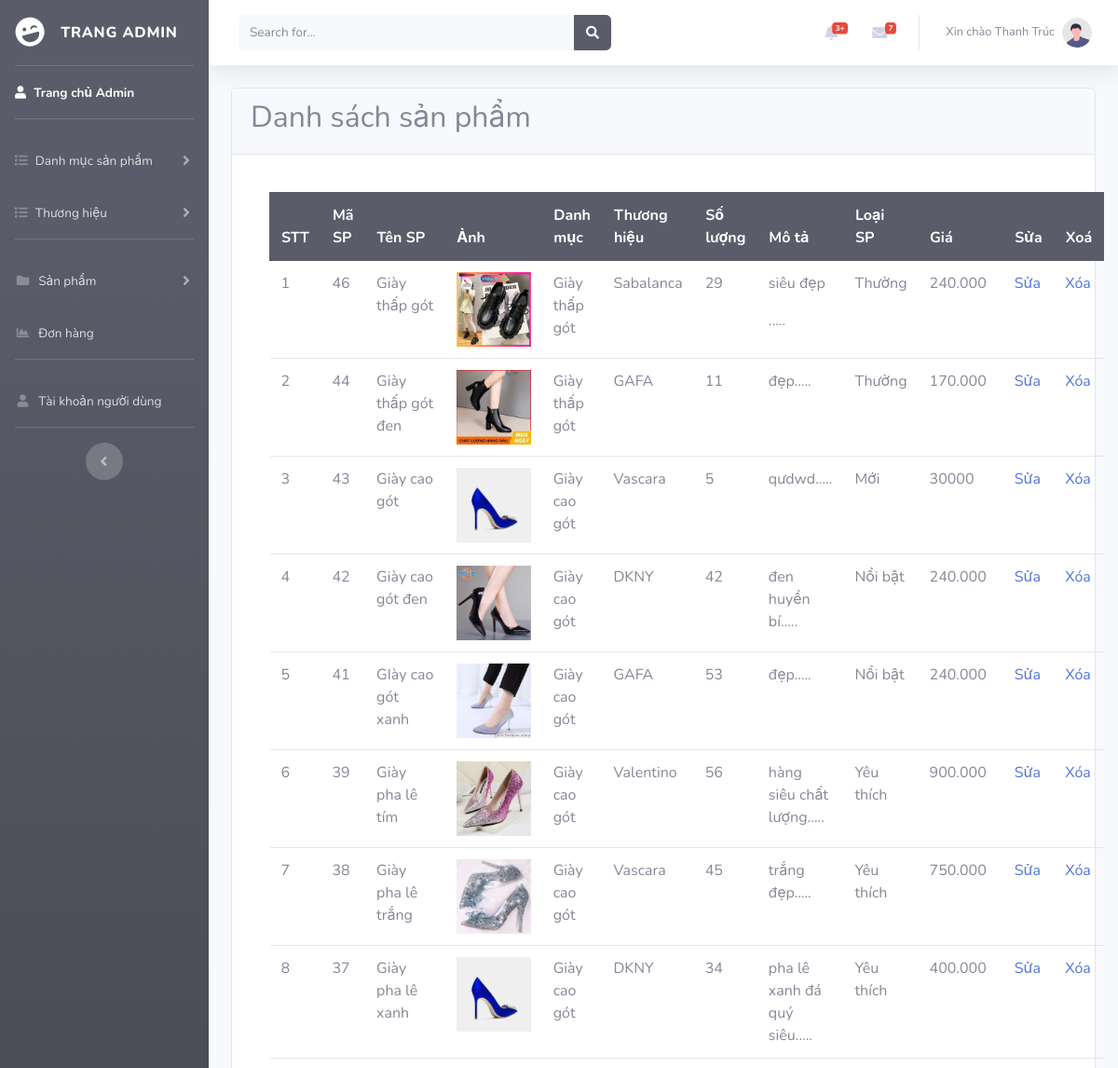
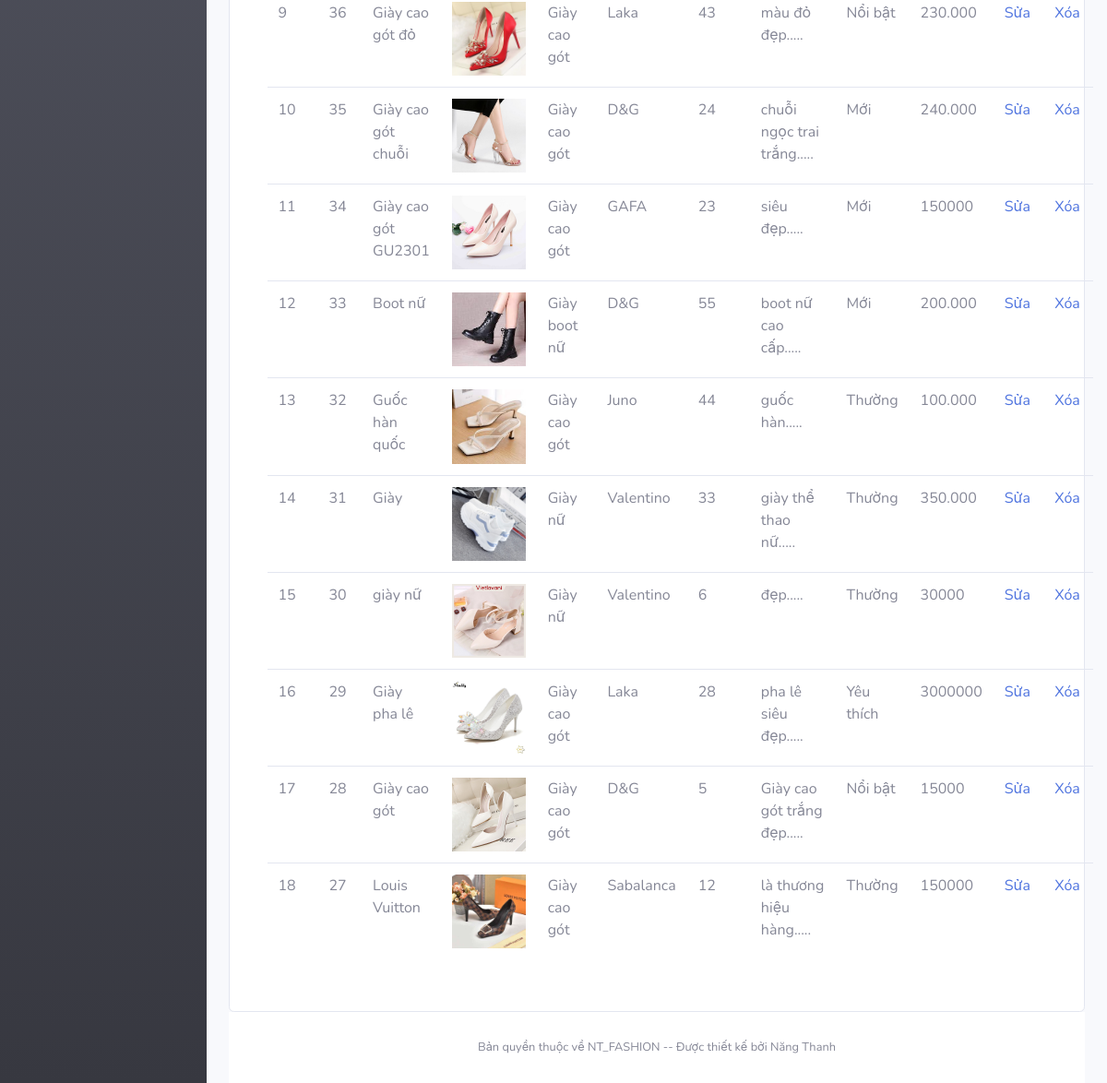
Screenshot of /admin/productlist.php (signed in) with the database file from the repository (2 pictures, top to bottom).
### tables this page shows
CREATE TABLE `t_product` (
  `id_product` int(10) UNSIGNED NOT NULL,
  `name_product` varchar(255) NOT NULL,
  `quantity_product` varchar(50) NOT NULL,
  `id_cat` int(10) UNSIGNED NOT NULL,
  `id_brand` int(10) UNSIGNED NOT NULL,
  `desc_product` text NOT NULL,
  `type` int(10) NOT NULL,
  `price` varchar(255) NOT NULL,
  `image` varchar(255) NOT NULL
);

CREATE TABLE `t_category` (
  `id_cat` int(10) UNSIGNED NOT NULL,
  `name_cat` varchar(255) NOT NULL
);

CREATE TABLE `t_brand` (
  `id_brand` int(10) UNSIGNED NOT NULL,
  `name_brand` varchar(255) NOT NULL
);

### lib/session.php (called while the page is built, shortened)
<?php
class Session{
 public static function get($key){
    if (isset($_SESSION[$key])) {
     return $_SESSION[$key];
    } else {
     return false;
    }
 }
}

### lib/database.php (called while the page is built, shortened)
<?php
class Database
{
    public $host = dbhost;
    public $user = dbuser;
    public $pass = dbpass;
    public $dbname = dbname;
    public $link;
    private function connectDB()
    {
        $this->link = new mysqli(
            $this->host,
            $this->user,
            $this->pass,
            $this->dbname
        );
    }
    public function select($query)
    {
        $result = $this->link->query($query) or
            die($this->link->error . __LINE__);
        if ($result->num_rows > 0) {
            return $result;
        } else {
            return false;
        }
    }
}

### classes/product.php (called while the page is built, shortened)
<?php
$filepath = realpath(dirname(__FILE__));
include_once($filepath . '/../lib/database.php');
include_once($filepath . '/../helpers/format.php');
?>
<?php
class Product
{
    private $db;
    public function __construct()
    {
        $this->db = new Database();
    }
    public function show_product()
    {
        $query = "SELECT t_product.*, t_category.name_cat, t_brand.name_brand FROM t_product
        INNER JOIN t_category ON t_product.id_cat = t_category.id_cat
        INNER JOIN t_brand ON t_product.id_brand = t_brand.id_brand
         order by t_product.id_product DESC";
        $result = $this->db->select($query);
        return $result;
    }
}
?>

### helpers/format.php (called while the page is built, shortened)
<?php
class Format
{
    public function textShorten($text, $limit = 400)
    {
        $text = $text . " ";
        $text = substr($text, 0, $limit);
        $text = substr($text, 0, strrpos($text, ' '));
        $text = $text . ".....";
        return $text;
    }
}

### admin/productlist.php (the view, shortened to what this page needs)
<?php
include('./inc/header.php');
include('../classes/product.php');
include_once('../helpers/format.php');
?>
<?php
$fm = new Format();
$product = new Product();
?>
<div class="container-fluid">
    <div class="card">
        <div class="card-header">
            <h2>Danh sách sản phẩm</h2>
        </div>
        <div class="card-body">
            <form action="productlist.php" method="POST">
                <div class="card-body">
                    <table class="table">
                        <thead class="thead-dark">
                            <tr>
                                <th class="bg-dark border border-dark">STT</th>
                                <th class="bg-dark border border-dark">Mã SP</th>
                                <th class="bg-dark border border-dark">Tên SP</th>
                                <th class="bg-dark border border-dark">Ảnh</th>
                                <th class="bg-dark border border-dark">Danh mục</th>
                                <th class="bg-dark border border-dark">Thương hiệu</th>
                                <th class="bg-dark border border-dark">Số lượng</th>
                                <th class="bg-dark border border-dark">Mô tả</th>
                                <th class="bg-dark border border-dark">Loại SP</th>
                                <th class="bg-dark border border-dark">Giá</th>
                                <th class="bg-dark border border-dark">Sửa</th>
                                <th class="bg-dark border border-dark">Xoá</th>
                            </tr>
                        </thead>
                        <tbody>
                            <?php
                            $productlist = $product->show_product();
                            if ($productlist) {
                                $stt = 0;
                                while ($result = $productlist->fetch_assoc()) {
                                    $stt++;
                            ?>
                            <tr>
                                <td><?php echo $stt; ?></td>
                                <td><?php echo $result['id_product'] ?></td>
                                <td><?php echo $result['name_product'] ?></td>
                                <td><img src="uploadss/<?php echo $result['image'] ?>" width="80px"> </td>
                                <td><?php echo $result['name_cat'] ?></td>
                                <td><?php echo $result['name_brand'] ?></td>
                                <td><?php echo $result['quantity_product'] ?></td>
                                <td><?php echo $fm->textShorten($result['desc_product'],30)  ?></td>
                                <td>
                                    <?php
                                    if($result['type']==0){
                                        echo"Mới";
                                    }elseif($result['type']==1){
                                        echo"Nổi bật";
                                    }elseif($result['type']==2){
                                        echo"Yêu thích";
                                    }else
                                    {
                                        echo"Thường";
                                    }
                                    ?>
                                </td>
                                <td><?php echo $result['price'] ?></td>
                                <td>
                                    <a href="productedit.php?id_product=<?php echo $result['id_product'] ?>">Sửa</a>
                                </td>
                                <td>
                                    <a onclick="return deleteProduct('<?php echo $result['name_product'] ?>')"
                                        href="productlist.php?delid=<?php echo $result['id_product']; ?>">Xóa</a>
                                </td>
                            </tr>
                            <?php
                                }
                            }
                            ?>
                        </tbody>
                    </table>
                </div>
            </form>
        </div>
    </div>
    <?php include './inc/footer.php'; ?>

### admin/inc/header.php (shortened to what this page needs)
<?php
include('../lib/session.php');
?>
<!DOCTYPE html>
<html lang="en">
<head>
    <link href="vendor/fontawesome-free/css/all.min.css" rel="stylesheet" type="text/css">
    <link href="css/sb-admin-2.min.css" rel="stylesheet">
</head>
<body id="page-top">
    <div id="wrapper">
        <ul class="navbar-nav bg-gradient-dark sidebar sidebar-dark accordion" id="accordionSidebar">
            <a class="sidebar-brand d-flex align-items-center justify-content-center" href="index.php">
                <div class="sidebar-brand-icon rotate-n-15">
                    <i class="fas fa-laugh-wink"></i>
                </div>
                <div class="sidebar-brand-text mx-3">Trang ADMIN</div>
            </a>
            <hr class="sidebar-divider my-0">
            <li class="nav-item active">
                <a class="nav-link" href="index.php">
                    <i class="fas fa_fw fad fa-user"></i>
                    <span>Trang chủ Admin</span></a>
            </li>
            <hr class="sidebar-divider">
            <li class="nav-item">
                <a class="nav-link collapsed" href="#" data-toggle="collapse" data-target="#collapseTwo" aria-expanded="true" aria-controls="collapseTwo">
                    <i class="fas fa_fw fa-light fa-list"></i>
                    <span>Danh mục sản phẩm</span>
                </a>
            </li>
            <li class="nav-item">
                <a class="nav-link collapsed" href="#" data-toggle="collapse" data-target="#collapseUtilities" aria-expanded="true" aria-controls="collapseUtilities">
                    <i class="fas fa_fw fa-light fa-list"></i>
                    <span>Thương hiệu</span>
                </a>
            </li>
            <hr class="sidebar-divider">
            <li class="nav-item">
                <a class="nav-link collapsed" href="#" data-toggle="collapse" data-target="#collapsePages" aria-expanded="true" aria-controls="collapsePages">
                    <i class="fas fa-fw fa-folder"></i>
                    <span>Sản phẩm</span>
                </a>
            </li>
            <li class="nav-item">
                <a class="nav-link" href="inbox.php">
                    <i class="fas fa-fw fa-chart-area"></i>
                    <span>Đơn hàng</span></a>
            </li>
            <hr class="sidebar-divider">
            <li class="nav-item">
                <a class="nav-link" href="user.php">
                    <i class="fas fa-fw fa-user"></i>
                    <span>Tài khoản người dùng</span></a>
            </li>
            <hr class="sidebar-divider d-none d-md-block">
            <div class="text-center d-none d-md-inline">
                <button class="rounded-circle border-0" id="sidebarToggle"></button>
            </div>
        </ul>
        <div id="content-wrapper" class="d-flex flex-column">
            <div id="content">
                <nav class="navbar navbar-expand navbar-light bg-white topbar mb-4 static-top shadow">
                    <form class="d-none d-sm-inline-block form-inline mr-auto ml-md-3 my-2 my-md-0 mw-100 navbar-search">
                        <div class="input-group">
                            <input type="text" class="form-control bg-light border-0 small" placeholder="Search for..." aria-label="Search" aria-describedby="basic-addon2">
                            <div class="input-group-append">
                                <button class="btn btn-dark" type="button">
                                    <i class="fas fa-search fa-sm"></i>
                                </button>
                            </div>
                        </div>
                    </form>
                    <ul class="navbar-nav ml-auto">
                        <li class="nav-item dropdown no-arrow mx-1">
                            <a class="nav-link dropdown-toggle" href="#" id="alertsDropdown" role="button" data-toggle="dropdown" aria-haspopup="true" aria-expanded="false">
                                <i class="fas fa-bell fa-fw"></i>
                                <span class="badge badge-danger badge-counter">3+</span>
                            </a>
                        </li>
                        <li class="nav-item dropdown no-arrow mx-1">
                            <a class="nav-link dropdown-toggle" href="#" id="messagesDropdown" role="button" data-toggle="dropdown" aria-haspopup="true" aria-expanded="false">
                                <i class="fas fa-envelope fa-fw"></i>
                                <span class="badge badge-danger badge-counter">7</span>
                            </a>
                        </li>
                        <li class="nav-item dropdown no-arrow">
                            <a class="nav-link dropdown-toggle" href="#" id="userDropdown" role="button" data-toggle="dropdown" aria-haspopup="true" aria-expanded="false">
                                <span class="mr-2 d-none d-lg-inline text-gray-600 small">Xin chào
                                    <?php echo Session::get('name_admin') ?></span>
                                <img class="img-profile rounded-circle" src="img/undraw_profile.svg">
                            </a>
                        </li>
                    </ul>
                </nav>

### admin/inc/footer.php (shortened to what this page needs)
<footer class="sticky-footer bg-white">
    <div class="container my-auto">
        <div class="copyright text-center my-auto">
            <span>Bản quyền thuộc về NT_FASHION -- Được thiết kế bởi Năng Thanh </span>
        </div>
    </div>
</footer>
</div>
</div>
</body>
</html>

### rows the page displays
t_product: id_product "46", name_product "Giày thấp gót", image (picture), id_cat.name_cat "Giày thấp gót", id_brand.name_brand "Sabalanca", quantity_product "29", desc_product "siêu đẹp .....", type "Thường", price "240.000"
t_product: id_product "44", name_product "Giày thấp gót đen", image (picture), id_cat.name_cat "Giày thấp gót", id_brand.name_brand "GAFA", quantity_product "11", desc_product "đẹp.....", type "Thường", price "170.000"
t_product: id_product "43", name_product "Giày cao gót", image (picture), id_cat.name_cat "Giày cao gót", id_brand.name_brand "Vascara", quantity_product "5", desc_product "qưdwd.....", type "Mới", price "30000"
t_product: id_product "42", name_product "Giày cao gót đen", image (picture), id_cat.name_cat "Giày cao gót", id_brand.name_brand "DKNY", quantity_product "42", desc_product "đen huyền bí.....", type "Nổi bật", price "240.000"
t_product: id_product "41", name_product "GIày cao gót xanh", image (picture), id_cat.name_cat "Giày cao gót", id_brand.name_brand "GAFA", quantity_product "53", desc_product "đẹp.....", type "Nổi bật", price "240.000"
t_product: id_product "39", name_product "Giày pha lê tím", image (picture), id_cat.name_cat "Giày cao gót", id_brand.name_brand "Valentino", quantity_product "56", desc_product "hàng siêu chất lượng.....", type "Yêu thích", price "900.000"
t_product: id_product "38", name_product "Giày pha lê trắng", image (picture), id_cat.name_cat "Giày cao gót", id_brand.name_brand "Vascara", quantity_product "45", desc_product "trắng đẹp.....", type "Yêu thích", price "750.000"
t_product: id_product "37", name_product "Giày pha lê xanh", image (picture), id_cat.name_cat "Giày cao gót", id_brand.name_brand "DKNY", quantity_product "34", desc_product "pha lê xanh đá quý siêu.....", type "Yêu thích", price "400.000"
t_product: id_product "36", name_product "Giày cao gót đỏ", image (picture), id_cat.name_cat "Giày cao gót", id_brand.name_brand "Laka", quantity_product "43", desc_product "màu đỏ đẹp.....", type "Nổi bật", price "230.000"
t_product: id_product "35", name_product "Giày cao gót chuỗi", image (picture), id_cat.name_cat "Giày cao gót", id_brand.name_brand "D&G", quantity_product "24", desc_product "chuỗi ngọc trai trắng.....", type "Mới", price "240.000"
t_product: id_product "34", name_product "Giày cao gót GU2301", image (picture), id_cat.name_cat "Giày cao gót", id_brand.name_brand "GAFA", quantity_product "23", desc_product "siêu đẹp.....", type "Mới", price "150000"
t_product: id_product "33", name_product "Boot nữ", image (picture), id_cat.name_cat "Giày boot nữ", id_brand.name_brand "D&G", quantity_product "55", desc_product "boot nữ cao cấp.....", type "Mới", price "200.000"
t_product: id_product "32", name_product "Guốc hàn quốc", image (picture), id_cat.name_cat "Giày cao gót", id_brand.name_brand "Juno", quantity_product "44", desc_product "guốc hàn.....", type "Thường", price "100.000"
t_product: id_product "31", name_product "Giày", image (picture), id_cat.name_cat "Giày nữ", id_brand.name_brand "Valentino", quantity_product "33", desc_product "giày thể thao nữ.....", type "Thường", price "350.000"
t_product: id_product "30", name_product "giày nữ", image (picture), id_cat.name_cat "Giày nữ", id_brand.name_brand "Valentino", quantity_product "6", desc_product "đẹp.....", type "Thường", price "30000"
t_product: id_product "29", name_product "Giày pha lê", image (picture), id_cat.name_cat "Giày cao gót", id_brand.name_brand "Laka", quantity_product "28", desc_product "pha lê siêu đẹp.....", type "Yêu thích", price "3000000"
t_product: id_product "28", name_product "Giày cao gót", image (picture), id_cat.name_cat "Giày cao gót", id_brand.name_brand "D&G", quantity_product "5", desc_product "Giày cao gót trắng đẹp.....", type "Nổi bật", price "15000"
t_product: id_product "27", name_product "Louis Vuitton", image (picture), id_cat.name_cat "Giày cao gót", id_brand.name_brand "Sabalanca", quantity_product "12", desc_product "là thương hiệu hàng.....", type "Thường", price "150000"

### other values shown
Session::get('name_admin') "Thanh Trúc"
